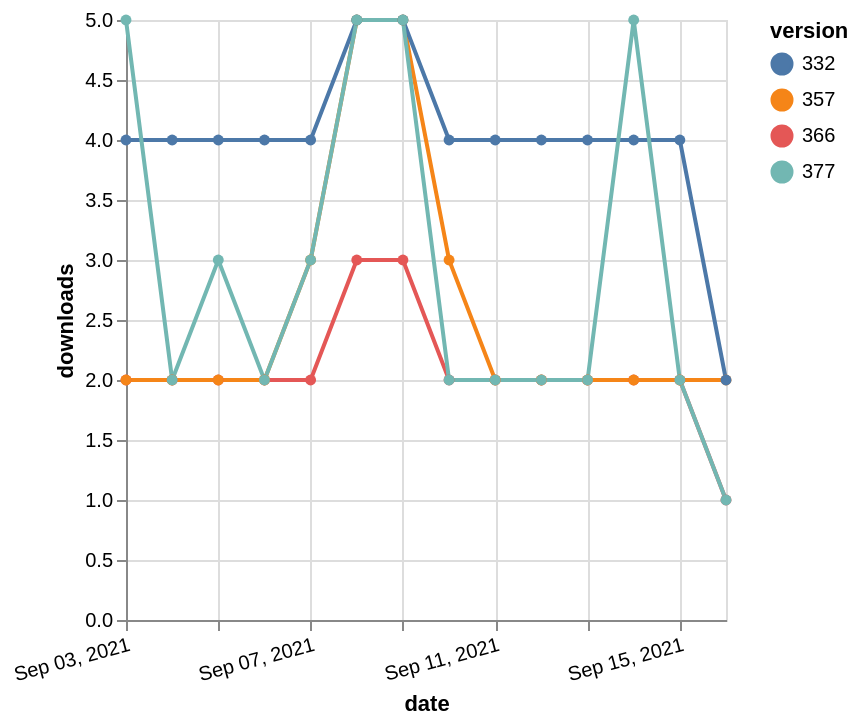

Write the Vega-Lite specification saved for this chart.
### Vega-Lite specification from a JSON file in a GitHub repository (floating-point values rounded to 4 significant figures)
{"$schema": "https://vega.github.io/schema/vega-lite/v5.json", "description": "A simple bar chart with embedded data.", "data": {"values": [{"date": "2021-09-03", "total": 2397, "delta": 2, "version": "366"}, {"date": "2021-09-04", "total": 2399, "delta": 2, "version": "366"}, {"date": "2021-09-05", "total": 2401, "delta": 2, "version": "366"}, {"date": "2021-09-06", "total": 2403, "delta": 2, "version": "366"}, {"date": "2021-09-07", "total": 2405, "delta": 2, "version": "366"}, {"date": "2021-09-08", "total": 2408, "delta": 3, "version": "366"}, {"date": "2021-09-09", "total": 2411, "delta": 3, "version": "366"}, {"date": "2021-09-10", "total": 2413, "delta": 2, "version": "366"}, {"date": "2021-09-11", "total": 2415, "delta": 2, "version": "366"}, {"date": "2021-09-12", "total": 2417, "delta": 2, "version": "366"}, {"date": "2021-09-13", "total": 2419, "delta": 2, "version": "366"}, {"date": "2021-09-14", "total": 2421, "delta": 2, "version": "366"}, {"date": "2021-09-15", "total": 2423, "delta": 2, "version": "366"}, {"date": "2021-09-16", "total": 2424, "delta": 1, "version": "366"}, {"date": "2021-09-03", "total": 3072, "delta": 2, "version": "357"}, {"date": "2021-09-04", "total": 3074, "delta": 2, "version": "357"}, {"date": "2021-09-05", "total": 3076, "delta": 2, "version": "357"}, {"date": "2021-09-06", "total": 3078, "delta": 2, "version": "357"}, {"date": "2021-09-07", "total": 3081, "delta": 3, "version": "357"}, {"date": "2021-09-08", "total": 3086, "delta": 5, "version": "357"}, {"date": "2021-09-09", "total": 3091, "delta": 5, "version": "357"}, {"date": "2021-09-10", "total": 3094, "delta": 3, "version": "357"}, {"date": "2021-09-11", "total": 3096, "delta": 2, "version": "357"}, {"date": "2021-09-12", "total": 3098, "delta": 2, "version": "357"}, {"date": "2021-09-13", "total": 3100, "delta": 2, "version": "357"}, {"date": "2021-09-14", "total": 3102, "delta": 2, "version": "357"}, {"date": "2021-09-15", "total": 3104, "delta": 2, "version": "357"}, {"date": "2021-09-16", "total": 3106, "delta": 2, "version": "357"}, {"date": "2021-09-03", "total": 4948, "delta": 4, "version": "332"}, {"date": "2021-09-04", "total": 4952, "delta": 4, "version": "332"}, {"date": "2021-09-05", "total": 4956, "delta": 4, "version": "332"}, {"date": "2021-09-06", "total": 4960, "delta": 4, "version": "332"}, {"date": "2021-09-07", "total": 4964, "delta": 4, "version": "332"}, {"date": "2021-09-08", "total": 4969, "delta": 5, "version": "332"}, {"date": "2021-09-09", "total": 4974, "delta": 5, "version": "332"}, {"date": "2021-09-10", "total": 4978, "delta": 4, "version": "332"}, {"date": "2021-09-11", "total": 4982, "delta": 4, "version": "332"}, {"date": "2021-09-12", "total": 4986, "delta": 4, "version": "332"}, {"date": "2021-09-13", "total": 4990, "delta": 4, "version": "332"}, {"date": "2021-09-14", "total": 4994, "delta": 4, "version": "332"}, {"date": "2021-09-15", "total": 4998, "delta": 4, "version": "332"}, {"date": "2021-09-16", "total": 5000, "delta": 2, "version": "332"}, {"date": "2021-09-03", "total": 2427, "delta": 5, "version": "377"}, {"date": "2021-09-04", "total": 2429, "delta": 2, "version": "377"}, {"date": "2021-09-05", "total": 2432, "delta": 3, "version": "377"}, {"date": "2021-09-06", "total": 2434, "delta": 2, "version": "377"}, {"date": "2021-09-07", "total": 2437, "delta": 3, "version": "377"}, {"date": "2021-09-08", "total": 2442, "delta": 5, "version": "377"}, {"date": "2021-09-09", "total": 2447, "delta": 5, "version": "377"}, {"date": "2021-09-10", "total": 2449, "delta": 2, "version": "377"}, {"date": "2021-09-11", "total": 2451, "delta": 2, "version": "377"}, {"date": "2021-09-12", "total": 2453, "delta": 2, "version": "377"}, {"date": "2021-09-13", "total": 2455, "delta": 2, "version": "377"}, {"date": "2021-09-14", "total": 2460, "delta": 5, "version": "377"}, {"date": "2021-09-15", "total": 2462, "delta": 2, "version": "377"}, {"date": "2021-09-16", "total": 2463, "delta": 1, "version": "377"}]}, "width": "container", "mark": {"type": "line", "point": {"filled": true}}, "encoding": {"x": {"field": "date", "type": "temporal", "timeUnit": "yearmonthdate", "title": "date", "axis": {"labelAngle": -15}}, "y": {"field": "delta", "type": "quantitative", "title": "downloads"}, "color": {"field": "version", "type": "nominal"}, "tooltip": {"field": "delta"}}}
